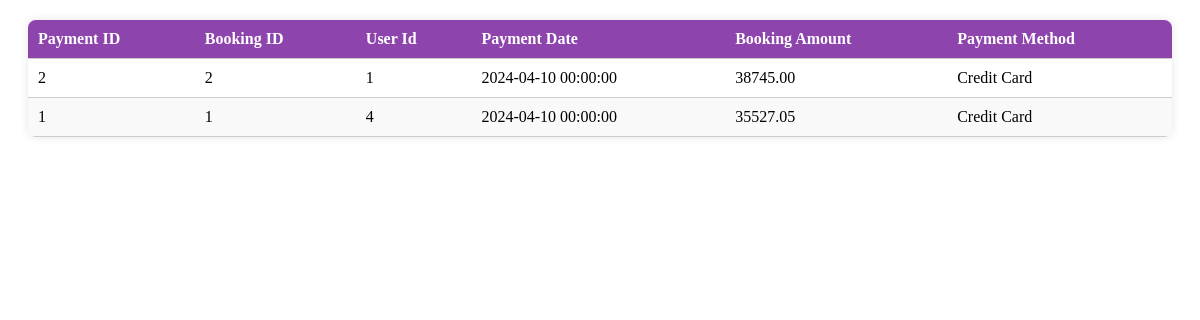
/admin/viewpayment.php, run on the app's committed database.
### tables this page shows
CREATE TABLE `payment` (
  `payment_id` int(50) NOT NULL,
  `booking_id` int(50) NOT NULL,
  `user_id` int(50) NOT NULL,
  `payment_date` datetime NOT NULL,
  `amount` decimal(10,2) NOT NULL,
  `payment_method` varchar(100) NOT NULL
);

### admin/viewpayment.php (the view, shortened to what this page needs)
<?php
@include 'conn.php';
$select = mysqli_query($conn, "SELECT * FROM payment ORDER BY payment_id DESC");
?>
<div class="my-bookings">
    <table class="package-display-table">
        <thead>
            <tr>
                <th>Payment ID</th>
                <th>Booking ID</th>
                <th>User Id</th>
                <th>Payment Date</th>
                <th>Booking Amount</th>
                <th>Payment Method</th>
            </tr>
        </thead>
        <tbody>
            <?php while ($row = mysqli_fetch_assoc($select)) { ?>
                <tr>
                <td><?php echo $row['payment_id']; ?></td>
                    <td><?php echo $row['booking_id']; ?></td>
                    <td><?php echo $row['user_id']; ?></td>
                    <td><?php echo $row['payment_date']; ?></td>
                    <td><?php echo $row['amount']; ?></td>
                    <td><?php echo $row['payment_method']; ?></td>
                </tr>
            <?php } ?>
        </tbody>
    </table>
</div>

### admin/viewpayment.php (style rules this page uses)
.my-bookings { margin: 20px; }
.my-bookings table { width: 100%; border-collapse: collapse; border-radius: 8px; overflow: hidden; box-shadow: 0 0 10px rgba(0, 0, 0, 0.1); }
.my-bookings th, .my-bookings td { padding: 10px; text-align: left; border-bottom: 1px solid #ccc; }
.my-bookings th { background-color: #8e44ad; color: #fff; }
.my-bookings tbody tr:nth-child(even) { background-color: #f9f9f9; }

### data on the page
payment: payment_id "2", booking "2", user "1", payment_date "2024-04-10 00:00:00", amount "38745.00", payment_method "Credit Card"
payment: payment_id "1", booking "1", user "4", payment_date "2024-04-10 00:00:00", amount "35527.05", payment_method "Credit Card"
